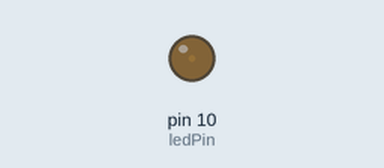
Bench run of a sketch on a simulated Arduino Uno, built with avr-gcc and run on an emulated ATmega328P. Parts: output pins drawn as LEDs (lit = HIGH).

Above: at 0.05 s.
At 1.15 s:
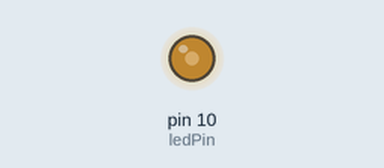
At 2.3 s:
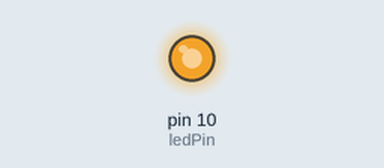
At 4.6 s:
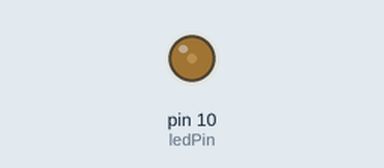
Timing chart, 0 to 6.7 s (numbered marks = the images above):
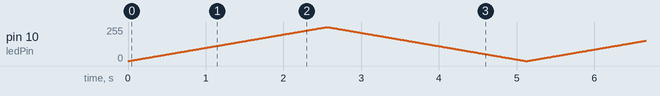

The sketch:

ledlight_Glowing_On_Off.ino
```cpp
int ledPin = 10;


void setup()
{
  pinMode(ledPin, OUTPUT);

}

void loop()
{
     for(int i=0; i<= 255; i+= 1)
  {
//      int ledLevel = map(i, 750, 900, 255, 0);

    analogWrite(ledPin, i);
    delay(10);
  }

    for(int i=255; i>= 0; i-= 1)
  {
//      int ledLevel = map(i, 750, 900, 255, 0);

    analogWrite(ledPin, i);
    delay(10);
  }
}
```
